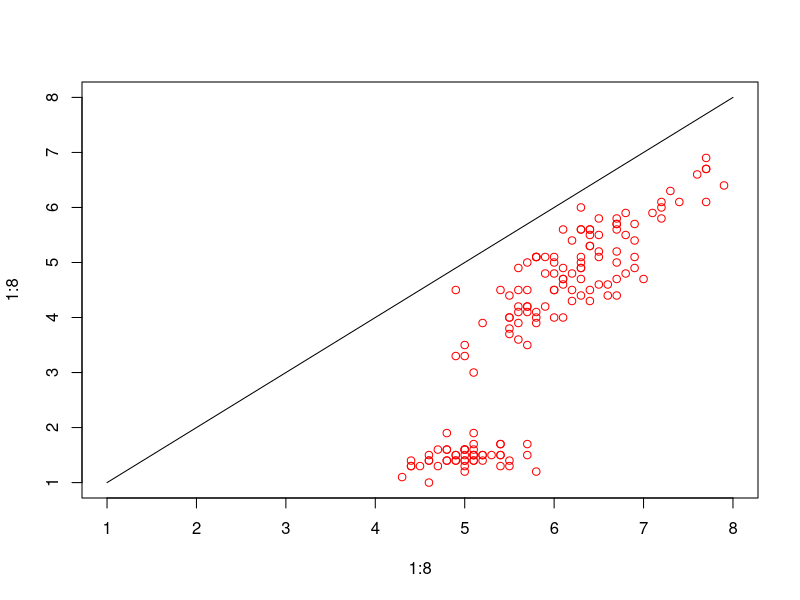
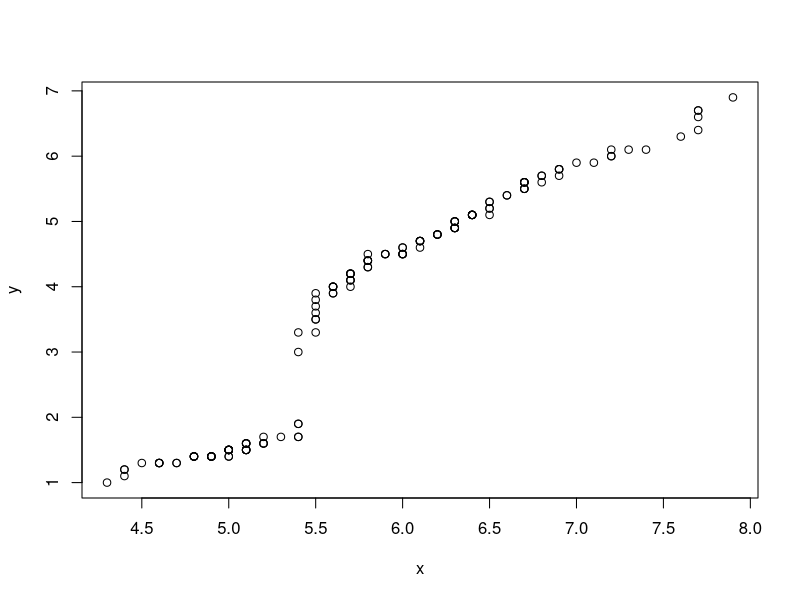
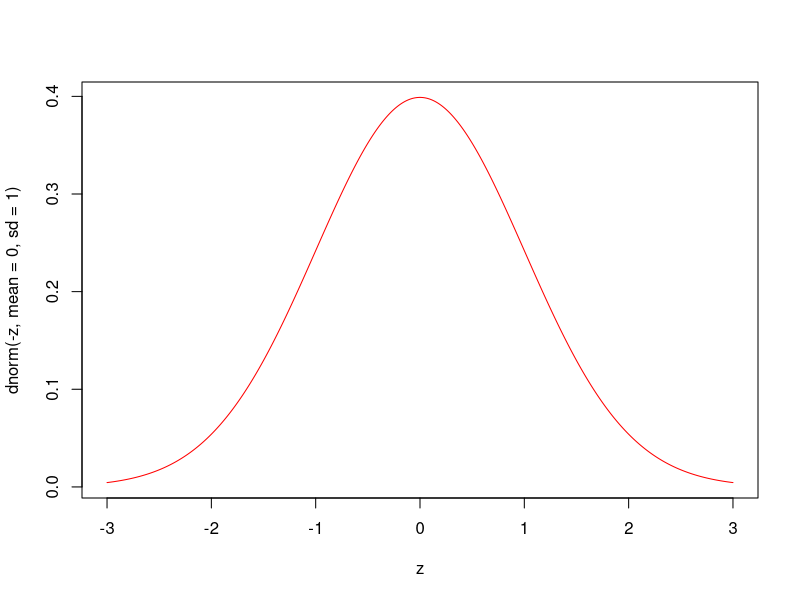
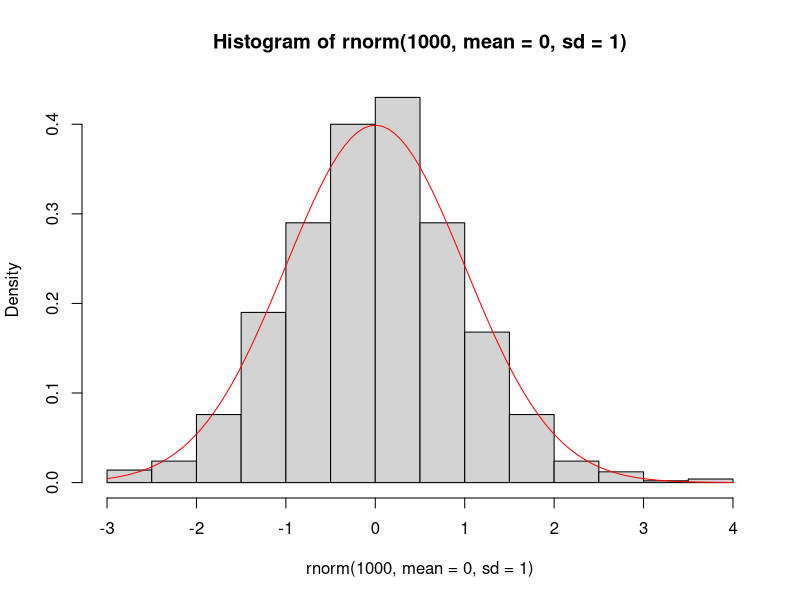
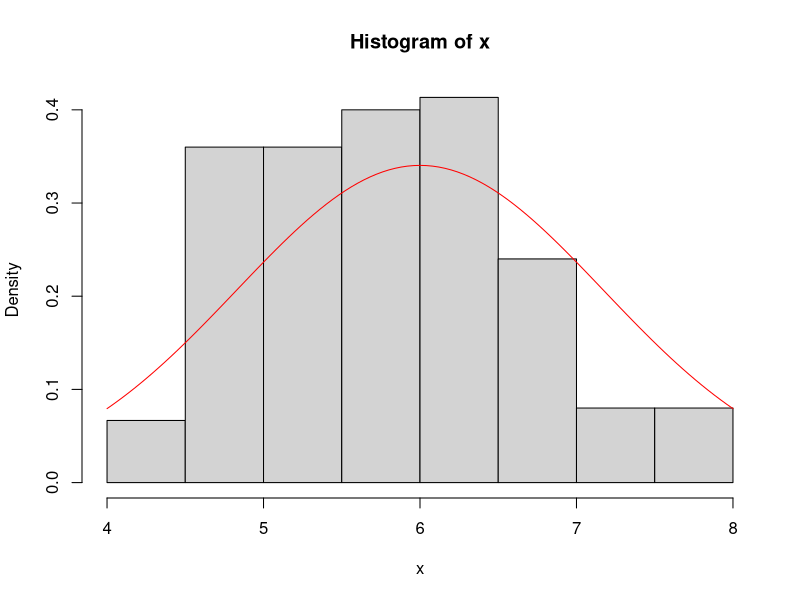
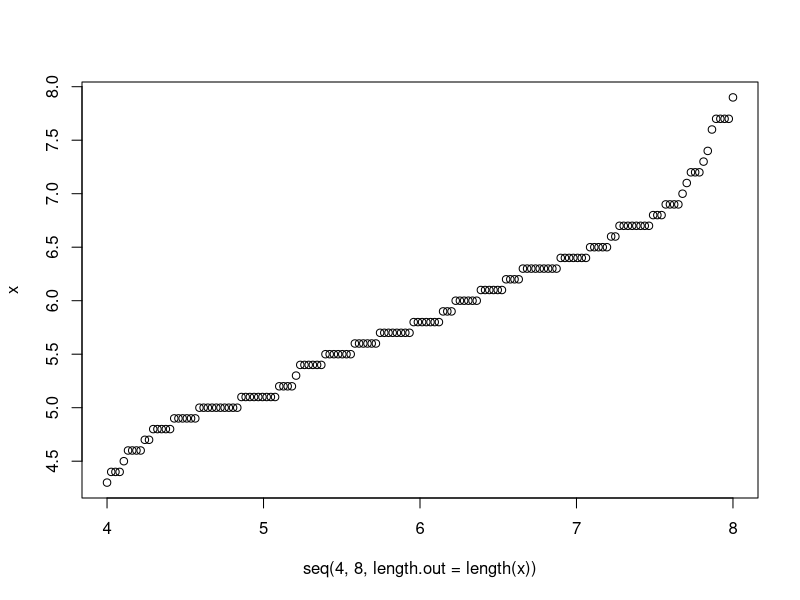
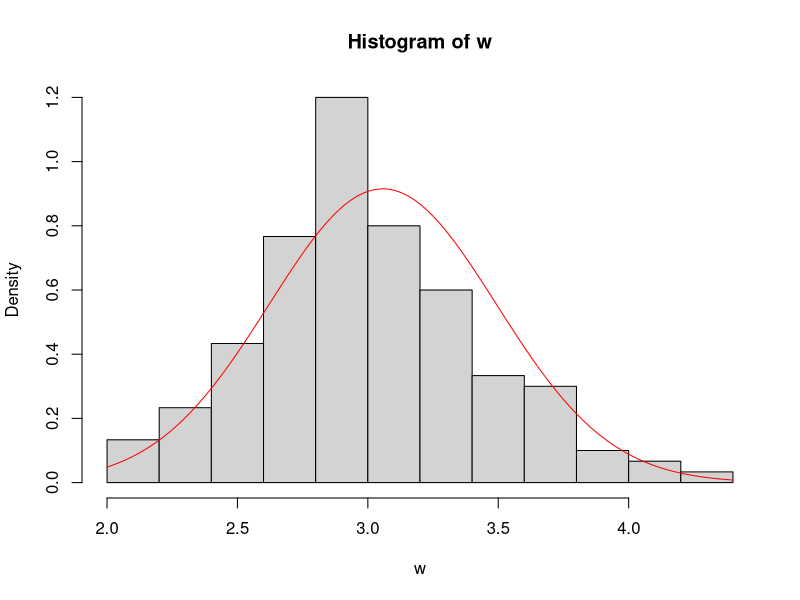
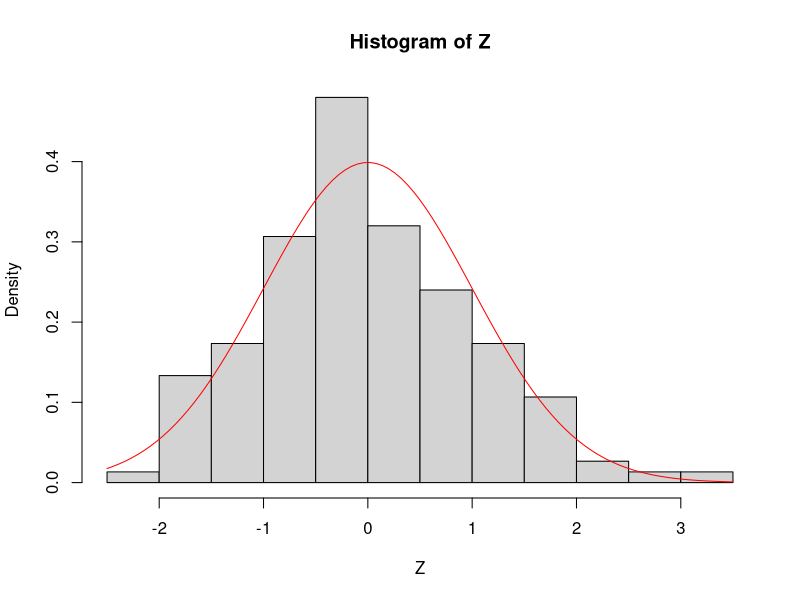

The R source for these figures, in order:
####------------------------------------------------------------------------####
####------------------------------------------------------------------------####
####                              Lesson 5                                  ####
####------------------------------------------------------------------------####
####------------------------------------------------------------------------####

# Vamos a usar para los ejemplos unos datos archiconocidos. Se encuentran ya 
# precargados en R.
data("iris")  # no lo guardes en ninguna variable

# Veamos un resumen breve de las variables.
summary(iris)

# Como ya viene configurado unicamente quiero invitarte a leer la ayuda para
# saber que tiene de datos son. Para ello, ve al panel de Files, situate en Help
# y busca en el cuadrito de arriba a la derecha: iris.

####------------------------------------------------------------------------####
####          **Paso 1:** Test estadisticos esenciales: t-student           ####
####------------------------------------------------------------------------####

# El uso de este test es muy amplio. Uno de los principales usos que tiene es establecer
# si dos conjuntos de muestras de datos tienen la misma media.

t.test(iris$Sepal.Length, iris$Petal.Length)

# La salida correspondiente es:
# 
# Welch Two Sample t-test
# 
# data:  iris$Sepal.Length and iris$Petal.Length
# t = 13.098, df = 211.54, p-value < 2.2e-16
# alternative hypothesis: true difference in means is not equal to 0
# 95 percent confidence interval:
#   1.771500 2.399166
# sample estimates:
#   mean of x mean of y
# 5.843333  3.758000
#
# Si decides guardar el resultado en una variable puedes acceder a sus elementos 
# como si fuera un data.frame.

tLength <- t.test(iris$Sepal.Length, iris$Petal.Length)
tLength$statistic # El estadistico asociado
tLength$p.value   # p-valor 
tLength$conf.int  # nivel de confianza
tLength$estimate  # las estimaciones para las dos muestras (en orden del input)
tLength$alternative # construccion del test: en este caso quiere decir que estudio una igualdad
# Esto es,
# H_0: media(X) = media(Y)
# H_1: cc (caso complementario)
# Pero podria haberse escogido ver que era >= o <=, respectivamente:
t.test(iris$Sepal.Length,iris$Petal.Length, alternative = "greater")
t.test(iris$Sepal.Length,iris$Petal.Length, alternative = "less")

#### Nota 1: ####
# Sabes leer un test? Los test son pruebas para decidir si un posible
# hecho es verdad o no. Esto es, se plantea una pregunta, y si se conocer un test asociado
# basta con ver el p-valor obtenido.
# En el caso anterior, la pregunta era: tienen la misma media estas dos muestras?
# La probabilidad de que tengan la misma media es la probabilidad de que ocurra
# la hipotesis nula o H_0, que se corresponde al p-valor (p.value).
# Dado que el nivel de confianza de mi test es 0.95 o 95%, mi probabilidad se rechaza si es
# menor 1-0.95 = 0.05. 
# Como usaremos esto muchas veces, voy a generar un verificador, pero tu puedes hacerlo
# simplemente mirando el valor del p-valor y comparando con 0.05.

verH_0 <- function(p.valor){
  return(
    ifelse(p.valor <= 0.05, "Rechazamos la hipotesis nula", "Se puede asumir H_0")
  )
}
verH_0(tLength$p.value)
# [1] "Rechazamos la hipotesis nula"

# Que quiere decir que se rechaza H_0? Pues indica, y es la forma correcta de decirse,
# que la hipotesis que estudiabamos, la pregunta en cuestion, no es cierta.
# Podria ser por falta de evidencias?
# Podria ser por una mala formulacion?
# Eso son cuestiones aparte.
#
# Que quiere decir que se puede asumir H_0. Pues que podemos entender que nuestra
# hipotesis, nuestra pregunta, es cierta.

####------------------------------------------------------------------------####
####          **Paso 2:** Test estadisticos esenciales: correlacion         ####
####------------------------------------------------------------------------####
     
# Ahora vemos el test de correlacion: de Pearson, Kendall o Spearman. Las 3 opciones son posibles
# Por defecto, se usa el test de correlacion de Pearson.
# Este test plantea la siguiente cuestion
#
# H_0: var(X) = var(Y)
# H_1: cc
#
# Antes de seguir, que es la correlacion? La correlacion es la cuantificacion de
# una posible relacion entre dos muestras de datos o poblacionales.
# La correlacion (de Pearson) responde a la siguiente orden
cor(iris$Sepal.Length,iris$Petal.Length)

#### ¡¡¡Correlacion !=> Causalidad!!! ####

# Para decir que efectivamente dos variables estan correlacionadas basta un test de correlacion
# PERO, para decir que estan relacionadas, hay que observarlo graficamente, cuantificar la relacion
# con la correlacion, y hacer un test de correlacion

x <- iris$Sepal.Length
y <- iris$Petal.Length
# 1: Graficamente: deben de alinearse los datos 
plot(1:8,1:8, col="black", type = "l")  # Bisectriz de los datos x
points(x,y, col = "red", type="p")
# Supongamos que podrian alinearse al normalizarse: (x-media(x))/sd(x),
# podemos usar la orden qqplot
qqplot(x,y)

# 3: Cuantificar correlacion:
cor(x,y)
# Es alta pero no lo suficiente.

# 4: Hacemos un test para la correlacion
testC <- cor.test(x,y)
verH_0(testC$p.value)

# Luego, por la prueba grafica y el test concluimos que no presentan la misma varianza.

####------------------------------------------------------------------------####
####          **Paso 3:** Test estadisticos esenciales: normalidad          ####
####------------------------------------------------------------------------####

# Que una muestra sea normal quiere decir que siga una distribucion normal:
# Ejemplo:
z <- seq(-3,3,length.out=1000)
plot(z, dnorm(-z, mean = 0, sd = 1), col="red", type = "l")

# O, que la frecuencia de los datos tenga esa forma cuando se hace el histograma:
hist(rnorm(1000, mean=0, sd = 1), probability = TRUE)
curve(dnorm(x, mean = 0, sd = 1), col="red", add = TRUE)
 
# A esta forma se le llama campana de Gauss, y es muy importante en estadística
# puesto que existe un TEOREMA matematico que asegura que dada una muestra de datos,
# independientemente de la procedencia, continua, entonces cuando el numero de datos
# crece, lo siguiente tiende a una normal de media 0 y sd 1
# n*(X-mean(X))/sd(X), con X la muestra y n el numero de datos.
# Te invito a que busques mas en internet. Ademas asi lo ves bien escrito y no mi
# simplificacion.

# Dicho esto, pongamos que queremos ver que cierta variable es normal
x <- iris$Sepal.Length

# Graficamente podria ser algo asi
hist(x, probability = TRUE)
curve(dnorm(x, mean = mean(x), sd = sd(x)), col="red", add = TRUE)

# O
qqplot(seq(4,8,length.out=length(x)),x)

# Ya vemos que no parece seguir una normal. Podemos verlo con numeros, viendo la 
# diferencia de MSE (Error Cuadratico Medio, en ingles).
MSE <- sqrt(mean((dnorm(x, mean = mean(x), sd = sd(x))-x)^2))
MSE

# O, el error medio absoluto:
MAE <- mean(abs(dnorm(x, mean = mean(x), sd = sd(x))-x))
MAE

# Que son ligeramente bajos comparando con otros conocidos por la experiencia. 
# Sin embargo, debemos de recordar que lo que verdaderamente importa es el test.
# El mas conocido es el test de Shapiro-Wilk
shapiro.test(x)

# Que se lee igual que el t.test o el cor.test
# Alguna variable de iris es normal? Usaremos la orden apply, te invito a usar la
# ayuda para ver como funciona, de otro modo lo veremos mas adelante.
apply(iris[,-5], 2, shapiro.test)
# Parece que Sepal.Width es normal, o al menos no hay evidencias para negarlo
#
w <- iris$Sepal.Width
hist(w, probability = TRUE)
curve(dnorm(x, mean = mean(w), sd = sd(w)), col="red", add = TRUE)
# Normal si que parece, aunque este algo desviado

# Vamos a tipificar, es decir, transformarlo en un Normal(0,1), media 0, sd 1.
Z <- (w-mean(w))/sd(w)
hist(Z, probability = TRUE)
curve(dnorm(x, mean = mean(Z), sd = sd(Z)), col="red", add = TRUE)


#### Nota 2: ####
# Como genere los datos de la normal antes? Que ordenes eran esas?
# Bueno, distribuciones hay muchas: normal, exponencial, binomial, geometrica,...
# Y las hay de varios tipos: continuas, discretas o mixtas.
# R trae por defecto algunas distribuciones que se definen segun sus parametros.
# Para aprender las mas basicas habria que dar todo un curso de estadistica.
# Aqui, basta con entender que si un palabra corresponde a una distribucion: norm, a la normal
# rnorm, genera los datos aleatorios
# dnorm, da su funcion de densidad
# pnorm, su funcion de probabilidad (acumulada)
# y hay mas, que te invito a investigar.
#
# Por ejemplo, exp representa la funcion exponencial. Mira en la ayuda que te sale en rexp.
# Observa como se ve.
E <- rexp(n = 100, # genero 100 datos
     rate = 0.5) # es la tasa de crecimiento
hist(E, probability = TRUE)
curve(dexp(x, rate = 1/mean(E)), col="red", add = TRUE)

# De igual forma, te planteo la binomial (binom)
B <- rbinom(n = 10000, # genero 100 datos
            size = 1, # la cantidad de categorias sin contar al 0
            prob = 0.3) 
table(B) # una tabla del numero de las distintas clases
# Observa que la prob = 0.3 es aproximadamente
table(B)/length(B) # el valor de la clase 1.

####------------------------------------------------------------------------####
####  **Paso 4:** Test estadisticos esenciales: diferencias significativas  ####
####------------------------------------------------------------------------####

# Aqui empieza lo gracioso. Hay tantos test como preguntas y respuestas se te ocurran
# Para que en estadistica algo se considere un test solo debe de verificar unas
# propiedades.

# Test para diferencias significativa entre dos muestras. Hay dos grandes:
# Kruskal-Wallis: H_0 son la misma distribucion, H_1: cc
x <- iris$Sepal.Length
y <- iris$Petal.Length
kruskal.test(x,y)

# Mann-Whitney: Las mismas hipotesis
wilcox.test(x,y)

# Podemos hacer tambien los famosos anova, que mide si existe una relacion lineal.
ANOVA <- aov(Sepal.Length ~ Petal.Length, data = iris)
summary(ANOVA)

# El Test de Kolmogorov-Smirnov para dos muestras, que mide si siguen la misma distribucion
ks.test(x, y)

# El chi-cuadrado para los valores categoricos. Asumamos que queremos ver su ambas variables
# son de la misma manera mayores que 5
# Creación de datos de ejemplo
tabla <- table(x > 5, y > 5) 
chisq.test(tabla)  


####------------------------------------------------------------------------####
####         **Paso 5:** Test estadisticos esenciales: post-hoc             ####
####------------------------------------------------------------------------####

# Son test que, existiendo diferencias significativas, te dice entre que muestras (si hay mas de dos)
# Se llaman post-hoc, porque son post analisis.

# Algunos son:
# Test de Tukey: Teniendo un anova no significativo inicial, dividido por categorias
ANOVA <- aov(Sepal.Length ~ Species, data = iris)
posthoc_tukey <- TukeyHSD(ANOVA)
posthoc_tukey

# Test post-hoc de Bonferroni, qe es mas conservador y lo hace a pares.
pairwise.t.test(iris$Sepal.Length, iris$Species, p.adjust.method = "bonferroni")

# Y hay mas. Ahora te invito a irte a los Ejercicios_5.R donde jugaremos con una 
# base de datos del titanic